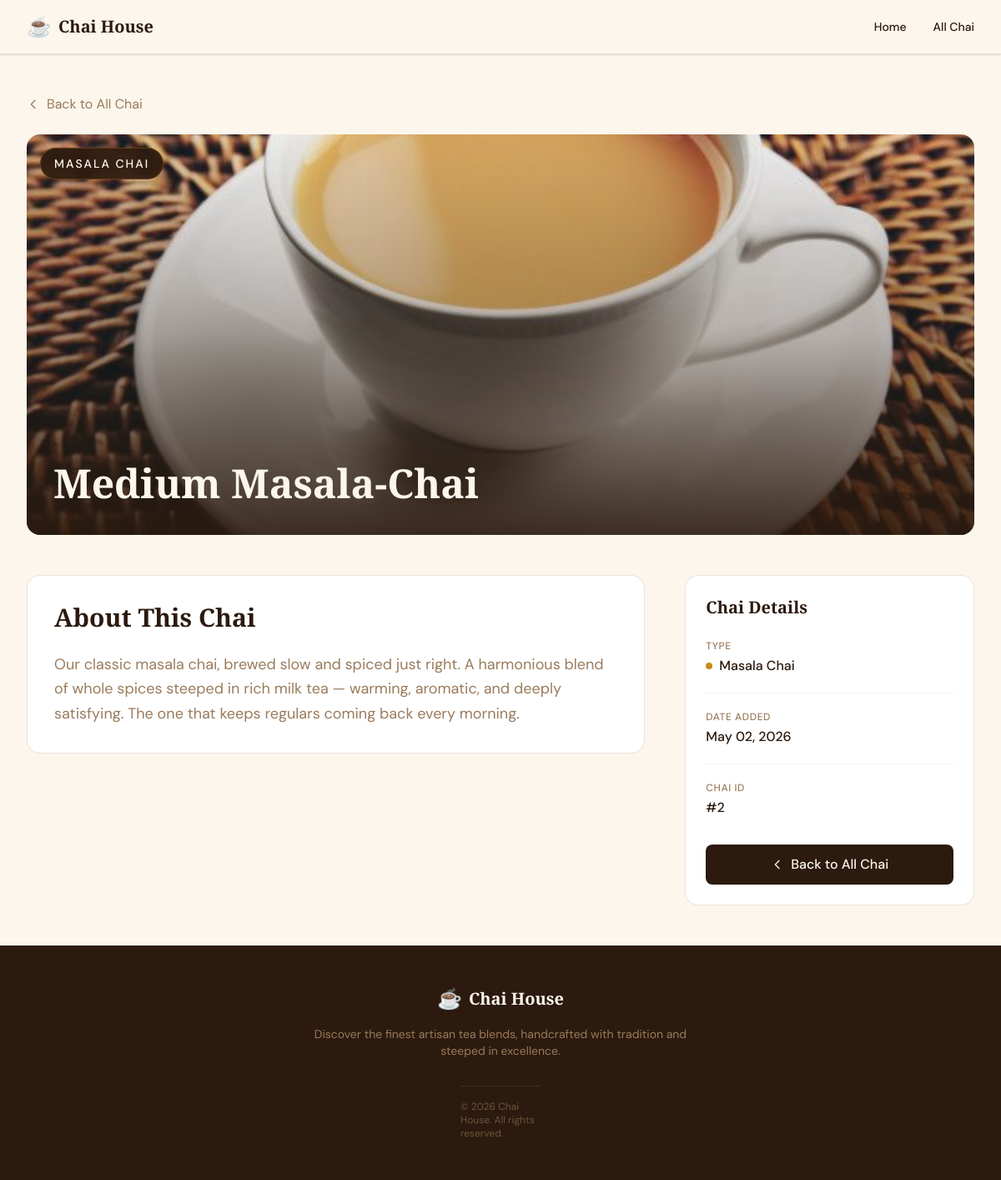
Page /chai/2/ on the committed database.
### chai/models.py (models this page shows, shortened)
class ChaiVarity(models.Model):
    CHAI_TYPE_CHOICES = [
        ('ML', 'Masala Chai'),
        ('GR', 'Ginger Chai'),
        ('CD', 'Cardamom Chai'),
        ('TS', 'Tulsi Chai'),
        ('LM', 'Lemon Chai'),
    ]
    name = models.CharField(max_length=100)
    image = models.ImageField(upload_to="chais/")
    date_added = models.DateTimeField(default=timezone.now)
    type = models.CharField(max_length=2, choices=CHAI_TYPE_CHOICES)
    description = models.TextField(blank=True)

### chai/views.py (the view)
# urls.py: path('<int:chai_id>/', views.chai_detail, name='chai_detail'),
def chai_detail(request, chai_id):
    chai = get_object_or_404(ChaiVarity, id=chai_id)
    return render(request, 'chai/chai_detail.html', {'chai': chai})

### chai/templates/chai/chai_detail.html (shortened to what this page needs)
{% extends "layout.html" %}
{% block content %}
<section class="max-w-7xl mx-auto px-4 sm:px-6 lg:px-8 py-8 md:py-12">
    <a href="{% url 'all_chai' %}"
       class="inline-flex items-center gap-2 text-chai-tan hover:text-chai-amber transition-colors duration-200 mb-6 group">
        <svg class="w-4 h-4 group-hover:-translate-x-1 transition-transform duration-200" fill="none" stroke="currentColor" viewBox="0 0 24 24">
            <path stroke-linecap="round" stroke-linejoin="round" stroke-width="2" d="M15 19l-7-7 7-7"/>
        </svg>
        Back to All Chai
    </a>
    <div class="relative rounded-2xl overflow-hidden mb-8 md:mb-12 max-h-[480px] bg-chai-light-tan">
        <img src="{{ chai.image.url }}"
             alt="{{ chai.name }}"
             class="w-full h-full object-cover min-h-[300px] max-h-[480px]">
        <div class="absolute inset-0 bg-gradient-to-t from-chai-deep/90 via-chai-deep/30 to-transparent"></div>
        <span class="absolute top-4 left-4 bg-chai-deep/90 backdrop-blur-sm text-chai-cream text-sm font-medium tracking-[0.14em] uppercase px-4 py-2 rounded-full border border-chai-amber/30">
            {{ chai.get_type_display }}
        </span>
        <div class="absolute bottom-0 left-0 right-0 p-6 md:p-8">
            <h1 class="font-playfair text-3xl md:text-4xl lg:text-5xl font-bold text-chai-cream leading-tight">
                {{ chai.name }}
            </h1>
        </div>
    </div>
    <div class="grid grid-cols-1 lg:grid-cols-12 gap-8 lg:gap-12">
        <div class="lg:col-span-8">
            <div class="bg-white rounded-2xl border border-chai-tan/20 p-6 md:p-8">
                <h2 class="font-playfair text-2xl md:text-3xl font-bold text-chai-deep mb-6">
                    About This Chai
                </h2>
                {% if chai.description %}
                <p class="text-chai-tan text-lg leading-relaxed">
                    {{ chai.description }}
                </p>
                {% endif %}
            </div>
        </div>
        <div class="lg:col-span-4">
            <div class="bg-white rounded-2xl border border-chai-tan/20 p-6 sticky top-24">
                <h3 class="font-playfair text-xl font-bold text-chai-deep mb-6">
                    Chai Details
                </h3>
                <dl class="space-y-5">
                    <div>
                        <dt class="text-xs text-chai-tan uppercase tracking-wider font-medium mb-1">
                            Type
                        </dt>
                        <dd class="text-chai-deep font-medium flex items-center gap-2">
                            <span class="w-2 h-2 bg-chai-amber rounded-full"></span>
                            {{ chai.get_type_display }}
                        </dd>
                    </div>
                    <div class="border-t border-chai-tan/10"></div>
                    <div>
                        <dt class="text-xs text-chai-tan uppercase tracking-wider font-medium mb-1">
                            Date Added
                        </dt>
                        <dd class="text-chai-deep font-medium">
                            {{ chai.date_added|date:"F d, Y" }}
                        </dd>
                    </div>
                    <div class="border-t border-chai-tan/10"></div>
                    <div>
                        <dt class="text-xs text-chai-tan uppercase tracking-wider font-medium mb-1">
                            Chai ID
                        </dt>
                        <dd class="text-chai-deep font-medium">
                            #{{ chai.id }}
                        </dd>
                    </div>
                </dl>
                <div class="mt-8">
                    <a href="{% url 'all_chai' %}"
                       class="flex items-center justify-center gap-2 w-full bg-chai-deep hover:bg-chai-deep/90 text-chai-cream font-medium px-6 py-3 rounded-lg transition-all duration-200 hover:shadow-lg hover:shadow-chai-deep/20 group">
                        <svg class="w-4 h-4 group-hover:-translate-x-1 transition-transform duration-200" fill="none" stroke="currentColor" viewBox="0 0 24 24">
                            <path stroke-linecap="round" stroke-linejoin="round" stroke-width="2" d="M15 19l-7-7 7-7"/>
                        </svg>
                        Back to All Chai
                    </a>
                </div>
            </div>
        </div>
    </div>
</section>
{% endblock %}

### rows in the picture
ChaiVarity: image (picture), type "MASALA CHAI", name "Medium Masala-Chai", description "Our classic masala chai, brewed slow and spiced just right. A harmonious blend of whole spices steeped in rich milk tea — warming, aromatic, and deeply satisfying. The one that keeps regulars coming back every morning.", type "Masala Chai", date_added "May 02, 2026", id "2"
